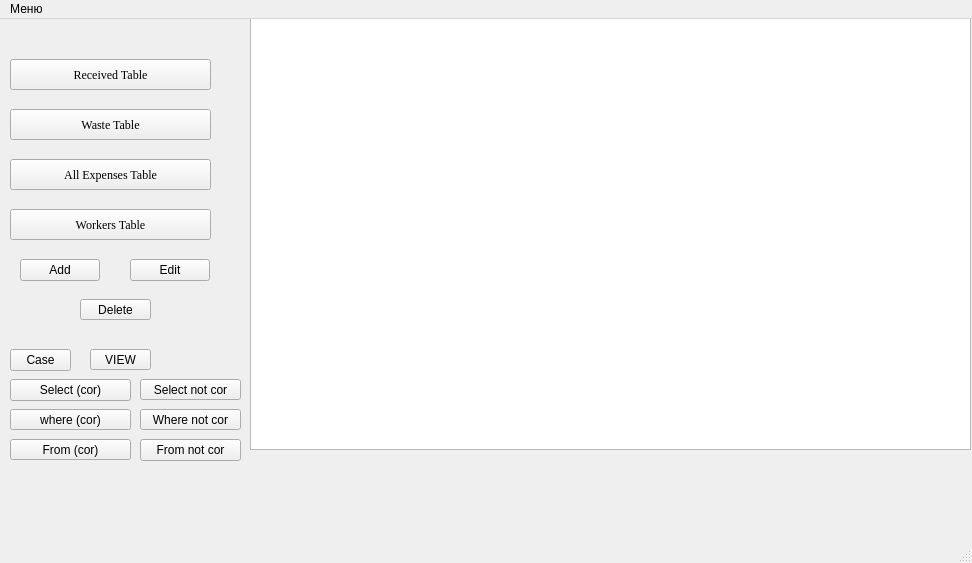
<?xml version="1.0" encoding="UTF-8"?>
<ui version="4.0">
 <class>MainWindow</class>
 <widget class="QMainWindow" name="MainWindow">
  <property name="geometry">
   <rect>
    <x>0</x>
    <y>0</y>
    <width>972</width>
    <height>563</height>
   </rect>
  </property>
  <property name="windowTitle">
   <string>Tables</string>
  </property>
  <widget class="QWidget" name="centralwidget">
   <widget class="QPushButton" name="received_table">
    <property name="geometry">
     <rect>
      <x>10</x>
      <y>40</y>
      <width>201</width>
      <height>31</height>
     </rect>
    </property>
    <property name="font">
     <font>
      <family>Times New Roman</family>
      <pointsize>9</pointsize>
      <weight>50</weight>
      <bold>false</bold>
     </font>
    </property>
    <property name="text">
     <string>Received Table</string>
    </property>
   </widget>
   <widget class="QTableView" name="tableView">
    <property name="geometry">
     <rect>
      <x>250</x>
      <y>-10</y>
      <width>721</width>
      <height>441</height>
     </rect>
    </property>
   </widget>
   <widget class="QPushButton" name="waste_table">
    <property name="geometry">
     <rect>
      <x>10</x>
      <y>90</y>
      <width>201</width>
      <height>31</height>
     </rect>
    </property>
    <property name="font">
     <font>
      <family>Times New Roman</family>
     </font>
    </property>
    <property name="text">
     <string>Waste Table</string>
    </property>
   </widget>
   <widget class="QPushButton" name="expenses_table">
    <property name="geometry">
     <rect>
      <x>10</x>
      <y>140</y>
      <width>201</width>
      <height>31</height>
     </rect>
    </property>
    <property name="font">
     <font>
      <family>Times New Roman</family>
     </font>
    </property>
    <property name="text">
     <string>All Expenses Table</string>
    </property>
   </widget>
   <widget class="QPushButton" name="workers_table">
    <property name="geometry">
     <rect>
      <x>10</x>
      <y>190</y>
      <width>201</width>
      <height>31</height>
     </rect>
    </property>
    <property name="font">
     <font>
      <family>Times New Roman</family>
     </font>
    </property>
    <property name="text">
     <string>Workers Table</string>
    </property>
   </widget>
   <widget class="QPushButton" name="add_to_table">
    <property name="geometry">
     <rect>
      <x>20</x>
      <y>240</y>
      <width>80</width>
      <height>22</height>
     </rect>
    </property>
    <property name="text">
     <string>Add</string>
    </property>
   </widget>
   <widget class="QPushButton" name="delete_from_table">
    <property name="geometry">
     <rect>
      <x>80</x>
      <y>280</y>
      <width>71</width>
      <height>21</height>
     </rect>
    </property>
    <property name="text">
     <string>Delete</string>
    </property>
   </widget>
   <widget class="QPushButton" name="edit_button">
    <property name="geometry">
     <rect>
      <x>130</x>
      <y>240</y>
      <width>80</width>
      <height>22</height>
     </rect>
    </property>
    <property name="text">
     <string>Edit</string>
    </property>
   </widget>
   <widget class="QPushButton" name="pushButton">
    <property name="geometry">
     <rect>
      <x>10</x>
      <y>330</y>
      <width>61</width>
      <height>22</height>
     </rect>
    </property>
    <property name="text">
     <string>Case</string>
    </property>
   </widget>
   <widget class="QPushButton" name="pushButton_2">
    <property name="geometry">
     <rect>
      <x>90</x>
      <y>330</y>
      <width>61</width>
      <height>21</height>
     </rect>
    </property>
    <property name="text">
     <string>VIEW</string>
    </property>
   </widget>
   <widget class="QPushButton" name="pushButton_3">
    <property name="geometry">
     <rect>
      <x>10</x>
      <y>390</y>
      <width>121</width>
      <height>21</height>
     </rect>
    </property>
    <property name="text">
     <string>where (cor)</string>
    </property>
   </widget>
   <widget class="QPushButton" name="pushButton_4">
    <property name="geometry">
     <rect>
      <x>10</x>
      <y>360</y>
      <width>121</width>
      <height>22</height>
     </rect>
    </property>
    <property name="text">
     <string>Select (cor)</string>
    </property>
   </widget>
   <widget class="QPushButton" name="pushButton_5">
    <property name="geometry">
     <rect>
      <x>140</x>
      <y>420</y>
      <width>101</width>
      <height>22</height>
     </rect>
    </property>
    <property name="text">
     <string>From not cor</string>
    </property>
   </widget>
   <widget class="QPushButton" name="pushButton_6">
    <property name="geometry">
     <rect>
      <x>140</x>
      <y>360</y>
      <width>101</width>
      <height>21</height>
     </rect>
    </property>
    <property name="text">
     <string>Select not cor</string>
    </property>
   </widget>
   <widget class="QPushButton" name="pushButton_7">
    <property name="geometry">
     <rect>
      <x>140</x>
      <y>390</y>
      <width>101</width>
      <height>21</height>
     </rect>
    </property>
    <property name="text">
     <string>Where not cor</string>
    </property>
   </widget>
   <widget class="QPushButton" name="pushButton_8">
    <property name="geometry">
     <rect>
      <x>10</x>
      <y>420</y>
      <width>121</width>
      <height>21</height>
     </rect>
    </property>
    <property name="text">
     <string>From (cor)</string>
    </property>
   </widget>
   <zorder>pushButton_4</zorder>
   <zorder>received_table</zorder>
   <zorder>tableView</zorder>
   <zorder>waste_table</zorder>
   <zorder>expenses_table</zorder>
   <zorder>workers_table</zorder>
   <zorder>add_to_table</zorder>
   <zorder>delete_from_table</zorder>
   <zorder>edit_button</zorder>
   <zorder>pushButton</zorder>
   <zorder>pushButton_2</zorder>
   <zorder>pushButton_3</zorder>
   <zorder>pushButton_5</zorder>
   <zorder>pushButton_6</zorder>
   <zorder>pushButton_7</zorder>
   <zorder>pushButton_8</zorder>
  </widget>
  <widget class="QMenuBar" name="menubar">
   <property name="geometry">
    <rect>
     <x>0</x>
     <y>0</y>
     <width>972</width>
     <height>21</height>
    </rect>
   </property>
   <widget class="QMenu" name="menu">
    <property name="title">
     <string>Меню </string>
    </property>
    <addaction name="action"/>
   </widget>
   <addaction name="menu"/>
  </widget>
  <widget class="QStatusBar" name="statusbar"/>
  <action name="action">
   <property name="text">
    <string>Соединение с БД</string>
   </property>
  </action>
 </widget>
 <resources/>
 <connections/>
</ui>
